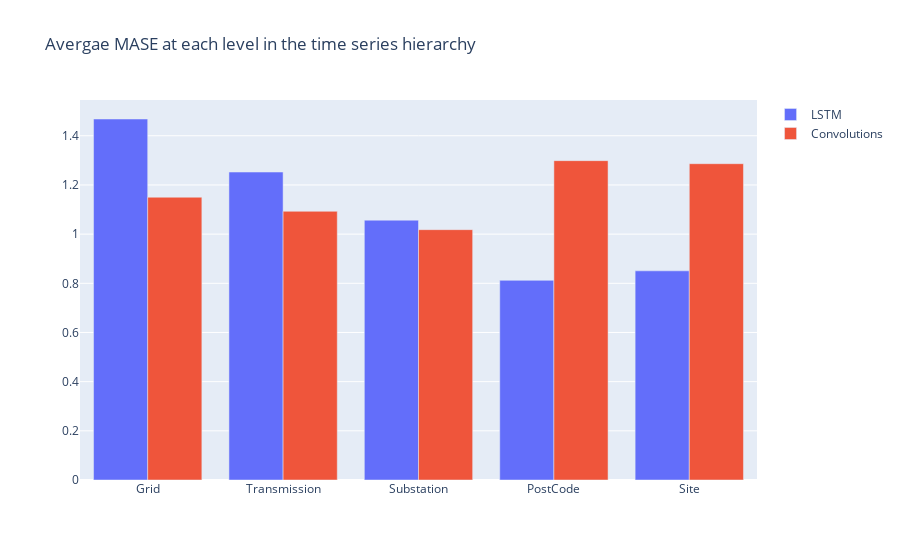

Write notebook code for a chart like this one.
### Code cell
x_vals = ['Grid', 'Transmission', 'Substation', 'PostCode', 'Site']
fig = go.Figure(data=[
    go.Bar(name='LSTM', x=x_vals, y=level_results_lstm),
    go.Bar(name='Convolutions', x=x_vals, y=level_results_tcn)
])
# Change the bar mode
fig.update_layout(barmode='group')
fig.update_layout(title='Avergae MASE at each level in the time series hierarchy')
fig.show()

### Figure 1 — Plotly figure (JSON) as saved in the notebook; plotly's stock layout.template omitted (floating-point values rounded to 4 significant figures)
{"data": [{"name": "LSTM", "type": "bar", "x": ["Grid", "Transmission", "Substation", "PostCode", "Site"], "y": [1.468, 1.252, 1.057, 0.8121, 0.8507]}, {"name": "Convolutions", "type": "bar", "x": ["Grid", "Transmission", "Substation", "PostCode", "Site"], "y": [1.15, 1.093, 1.018, 1.299, 1.286]}], "layout": {"barmode": "group", "title": {"text": "Avergae MASE at each level in the time series hierarchy"}}}
